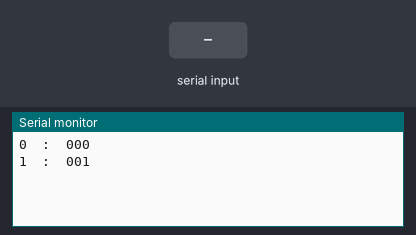
A sketch run on a simulated Arduino Uno, built with avr-gcc and run on an emulated ATmega328P. On the bench: the last lines printed to the serial monitor. The inputs (shaded band) are chosen by the test bench.

Above: at 1.2 s.
1.3 s: "1" received over Serial
At 2.8 s:
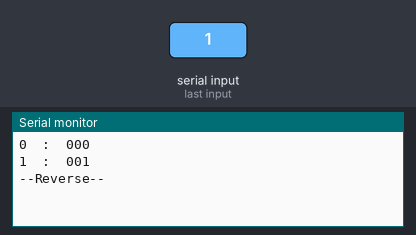
3.5 s: "0" received over Serial
At 4.6 s:
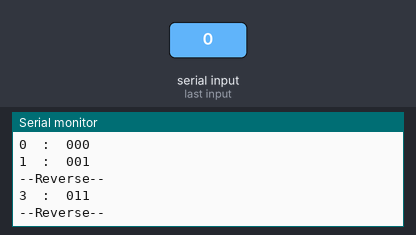
5.0 s: "2" received over Serial
At 5.4 s:
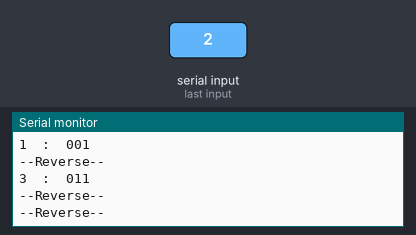
Timing chart, 0 to 8.0 s (numbered marks = the images above; inputs shaded):
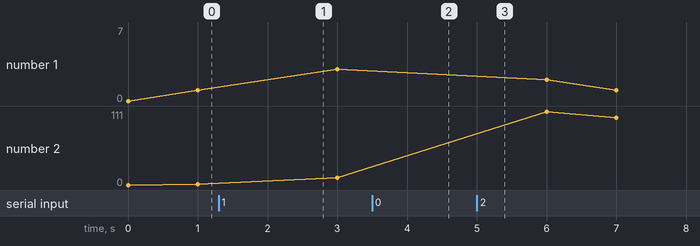

Measured:
- after the input at 1.3 s, the serial monitor: prints a new line after 0.70 s (image 1)

The sketch:

FSMs.ino
```cpp
/*
   FSM intro
*/

#include <Arduino.h>
#include <Wire.h>

enum State {
  up0,        // 0
  up1,        // 1
  up2,        // 2
  up3,        // 3
  up4,        // 4
  up5,        // 5
  up6,        // 6
  up7,
  down0,       // 0
  down1,      // 1
  down2,      // 2
  down3,      // 3
  down4,      // 4
  down5,      // 5
  down6,      // 6
  down7,      // 7
};

State counterState = up0; //What state are we currently in?

bool bit1;
bool bit2;
bool bit3;


void setup() {
  Serial.begin(9600);
}

void loop() {
  bool reverse = checkReverse();
  if (reverse == 1) {
    counterState = switchDirection(counterState);
  }
  else counterState = nextState(counterState);
  delay(1000);
}


State nextState(State state) {
  switch (state) {
    case up0:               //When state up0 , the FSM must:

      bit1 = 0;        //set the bits to match the Count
      bit2 = 0;
      bit3 = 0;

      pprint(state);


      state = up1;          //Move to the next state
      //The next loop will go to case up1

      break;                       //Break to the end of the switch
    //So the next case won't run

    case up1:               //only if counterState == up1
      bit1 = 1;
      pprint(state);
      state = up2;
      break;

    case up2:
      bit1 = 0;
      bit2 = 1;
      pprint(state);
      state = up3;
      break;

    case up3:
      bit1 = 1;
      pprint(state);
      state = up4;
      break;

    case up4:
      bit1 = 0;
      bit2 = 0;
      bit3 = 1;
      pprint(state);
      state = up5;
      break;

    case up5:
      bit1 = 1;
      pprint(state);
      state = up6;
      break;

    case up6:
      bit1 = 0;
      bit2 = 1;
      pprint(state);
      state = up7;
      break;

    case up7:
      bit1 = 1;
      pprint(state);
      state = up0;
      break;

    case down7:
      bit1 = 1;
      bit2 = 1;
      bit3 = 1;
      pprint(state);
      state = down6;
      break;

    case down6:
      bit1 = 0;
      pprint(state);
      state = down5;
      break;

    case down5:
      bit1 = 1;
      bit2 = 0;
      bit3 = 1;
      pprint(state);
      state = down4;
      break;

    case down4:
      bit1 = 0;
      pprint(state);
      state = down3;
      break;

    case down3:
      bit1 = 1;
      bit2 = 1;
      bit3 = 0;
      pprint(state);
      state = down2;
      break;

    case down2:
      bit1 = 0;
      pprint(state);
      state = down1;
      break;

    case down1:
      bit1 = 1;
      bit2 = 0;
      pprint(state);
      state = down0;
      break;

    case down0:
      bit1 = 0;
      pprint(state);
      state = down7;
      break;

  }
  return state;
}

State switchDirection(State state) {
  switch (state) {
    case up0:
      bit1 = 0;
      bit2 = 0;
      bit3 = 0;
      state = down1;
      break;

    case up1:
      bit3 = 1;
      state = down2;
      break;

    case up2:
      bit2 = 1;
      bit3 = 0;
      state = down3;
      break;

    case up3:
      bit3 = 0;
      state = down4;
      break;

    case up4:
      state = down5;
      break;

    case up5:
      state = down6;
      break;

    case up6:
      state = down7;
      break;

    case up7:
      state = down0;
      break;

    case down7:
      state = up6;
      break;

    case down6:
      state = up5;
      break;

    case down5:
      state = up4;
      break;

    case down4:
      state = up3;
      break;

    case down3:
      state = up2;
      break;

    case down2:
      state = up1;
      break;

    case down1:
      state = up0;
      break;

    case down0:
      state = up7;
      break;
  }
  Serial.println("--Reverse--");
  return state;
}

bool checkReverse() {
  if (Serial.read() > 0) {
    return 1;
  }
  else return 0;
}


void pprint(State state) {
  if (state < 8) {
    Serial.print(state);
  }
  else {
    Serial.print(state - 8);
  }
  Serial.print("  :  ");
  Serial.print(bit3);
  Serial.print(bit2);
  Serial.println(bit1);
}
```
